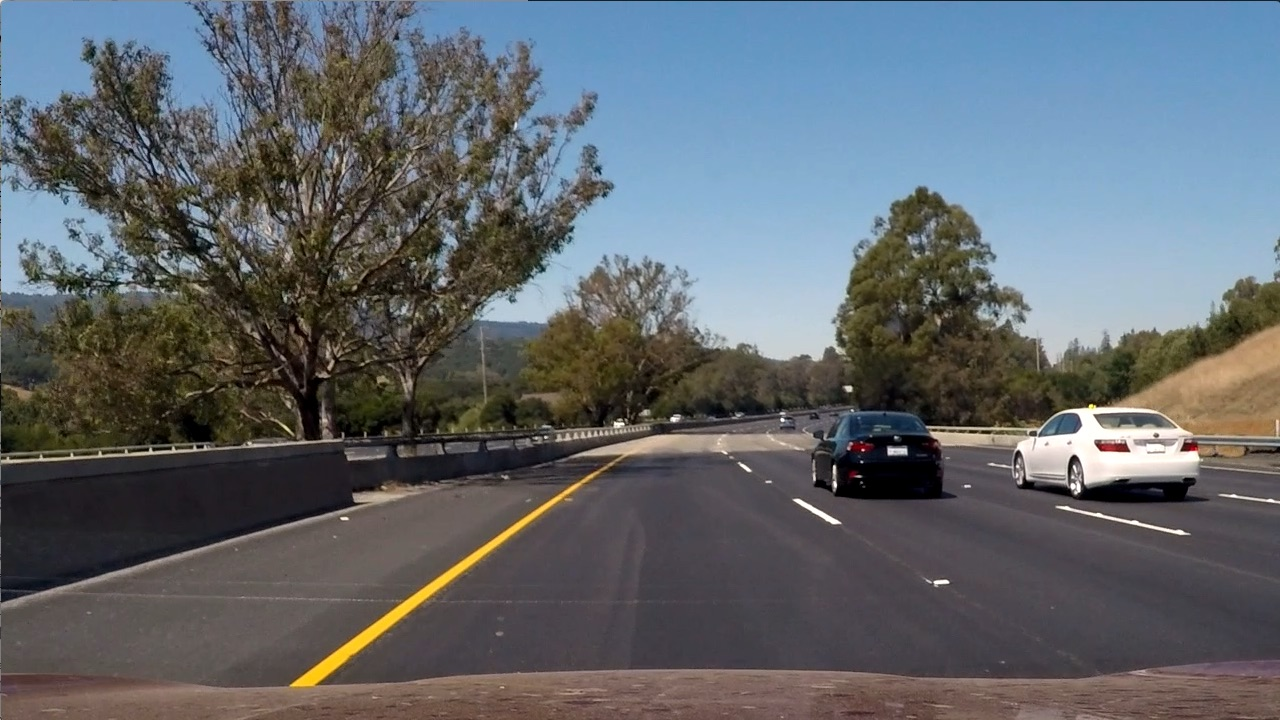
#> input picture project02 advanced lane lines/lecture/test6.jpg, 1280 x 720 px
$ python hls.py
#> lines starting #> are read from the running program, lines starting #| are printed output that depends on the picture; after the words box and inside, x2 and y2 are one past the last pixel; in counts of white or black regions, pixels touching at a corner belong together
import numpy as np
import cv2
import matplotlib.pyplot as plt
import matplotlib.image as mpimg
import pickle
import pdb


# [11 lines of commented-out code are left out]


def show_two_images(image1, image2, title="Two Images", cmap1=None, cmap2='gray'):
    f, (ax1, ax2) = plt.subplots(1, 2, figsize=(24, 9))
    f.suptitle(title, fontsize=16)
    f.tight_layout()
    ax1.imshow(image1, cmap=cmap1)
    ax1.set_title('First Image', fontsize=50)
    ax2.imshow(image2, cmap=cmap2)
    ax2.set_title('Second Image', fontsize=50)
    plt.subplots_adjust(left=0., right=1, top=0.9, bottom=0.)
    plt.show()


# Define a function that thresholds the S-channel of HLS
# Use exclusive lower bound (>) and inclusive upper (<=)
# [21 lines left out: functions hls_select, gray_select, not called in this run]


def rgb_select(img, channel=0, thresh=(0, 255)):
    channel = img[:,:,channel]
    binary_output = np.zeros_like(channel)
    binary_output[(channel > thresh[0]) & (channel <= thresh[1])] = 1

    # 3) Return a binary image of threshold result
    return binary_output


image = mpimg.imread('test6.jpg')  # RGB
#> image is the input picture: shape (720, 1280, 3); mean R, G, B 97, 102.6, 107.9
# [10 lines of commented-out code are left out]

for i in range(1):
    rgb_threshold = (200, 255)
    rgb_binary = rgb_select(image, i, rgb_threshold)
    show_two_images(image[:,:,i],
                    rgb_binary,
                    f"RGB | channel={i}, threshold={rgb_threshold}",
                    cmap1=None)
#> this loop made 1 pass
#> pass 1, in rgb_select, `channel = img[:,:,channel]`:
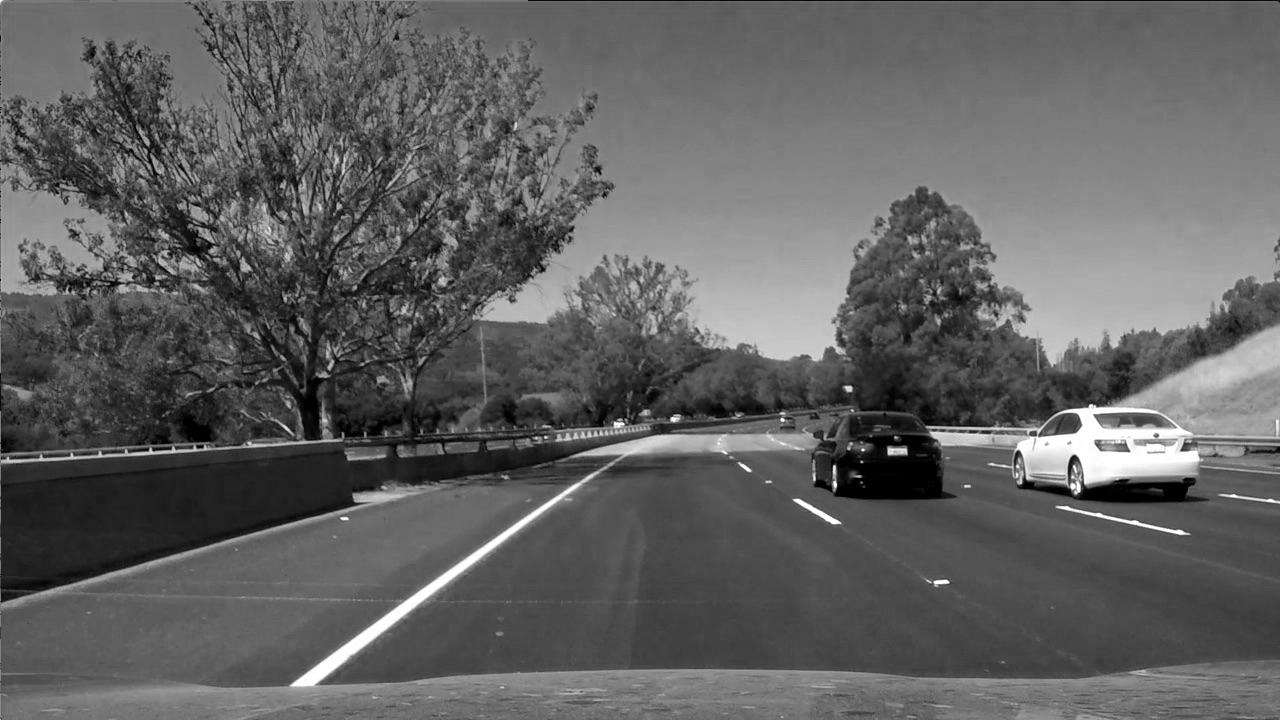
#> channel: shape (720, 1280); min 0, max 255, mean 97
#> pass 1, `rgb_binary = rgb_select(image, i, rgb_threshold)`:
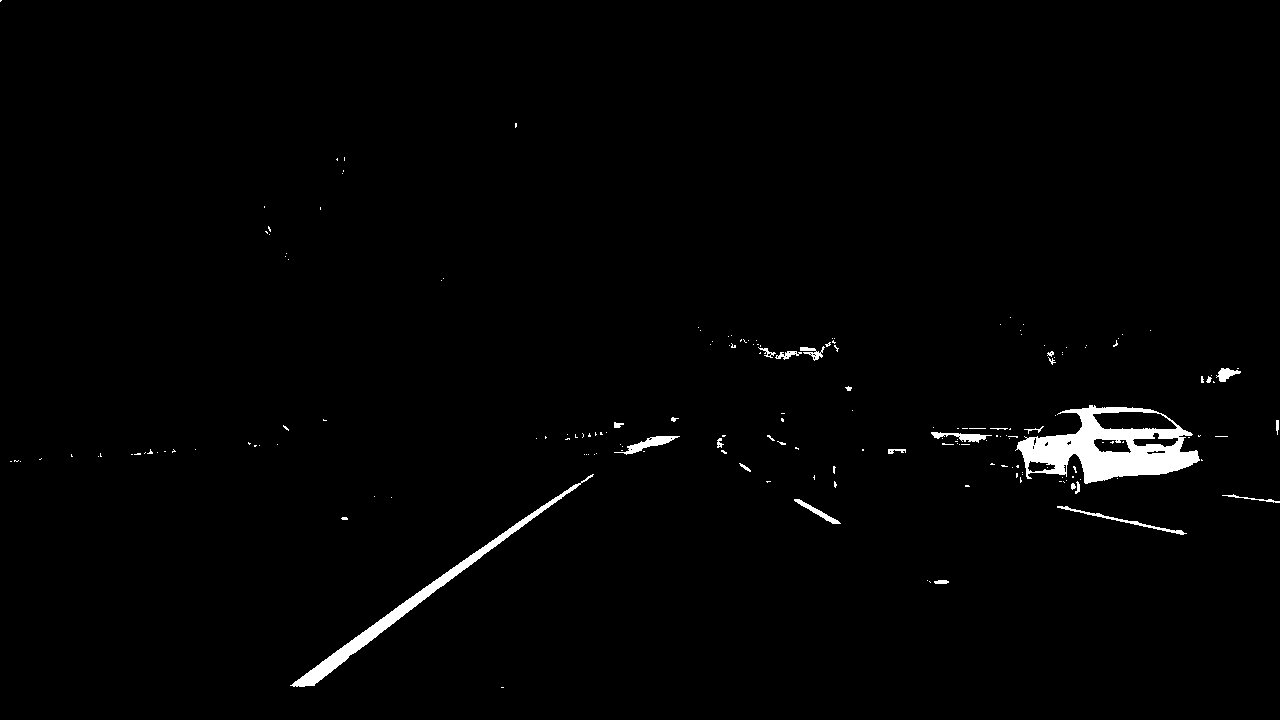
#> rgb_binary: shape (720, 1280); values 0 (black) and 1 (white), 1.4% white; 186 white regions (160 under 20 px), largest, box (x1, y1, x2, y2) and area: (1015, 405, 1200, 484) 6964, (290, 474, 594, 687) 3132, (614, 436, 680, 455) 396
#> pass 1, in show_two_images, `plt.show()`:
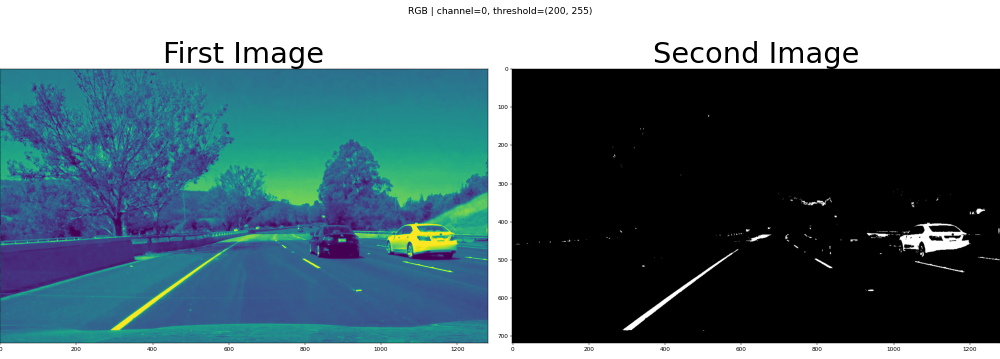
#> figure drawn by matplotlib, 2 panels


print('--------------------')
# pdb.set_trace()
print('done')
print('--------------------')

$ run again, with project02 advanced lane lines/lecture/test1.jpg copied over project02 advanced lane lines/lecture/test6.jpg
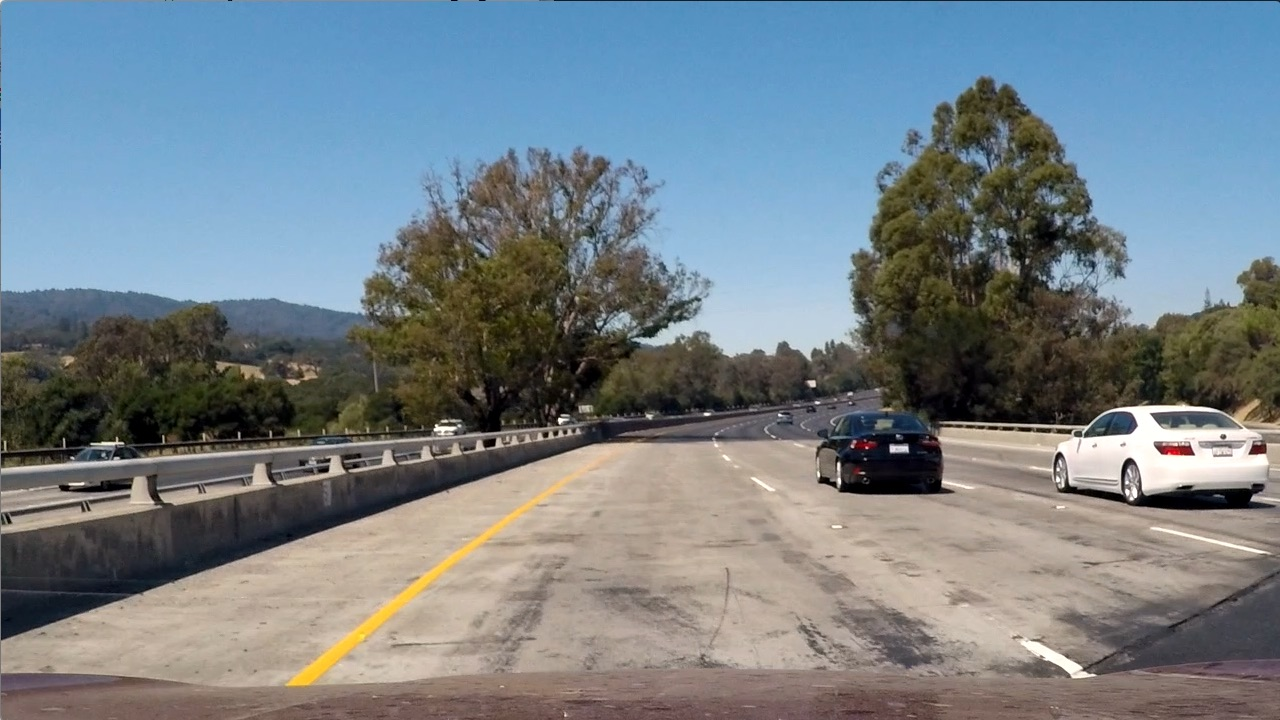
#> input picture project02 advanced lane lines/lecture/test1.jpg, 1280 x 720 px
#> image is the input picture: shape (720, 1280, 3); mean R, G, B 117.5, 128.7, 135.5
#> the loop `for i in range(1):` made 1 pass
#> pass 1, `rgb_binary = rgb_select(image, i, rgb_threshold)`:
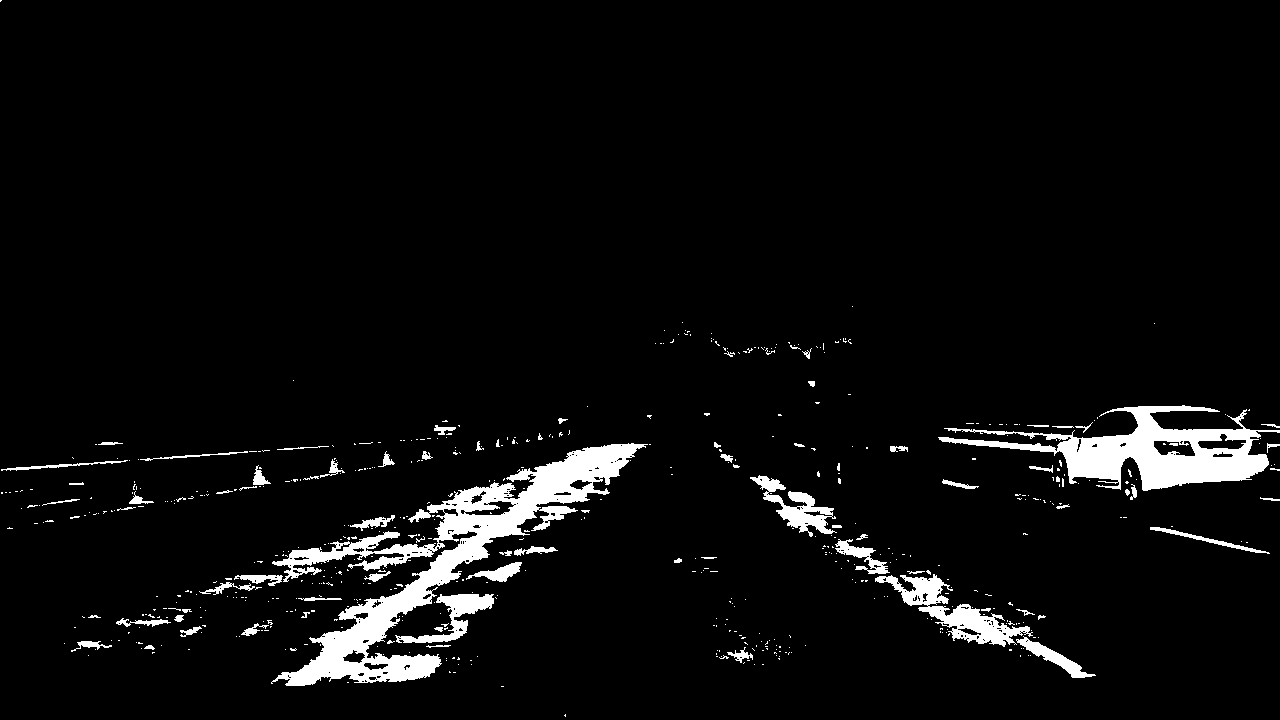
#> rgb_binary: shape (720, 1280); values 0 (black) and 1 (white), 4.9% white; 585 white regions (508 under 20 px), largest, box (x1, y1, x2, y2) and area: (271, 443, 648, 686) 18974, (938, 405, 1280, 491) 10569, (875, 574, 1033, 647) 3217
#> pass 1, in show_two_images, `plt.show()`:
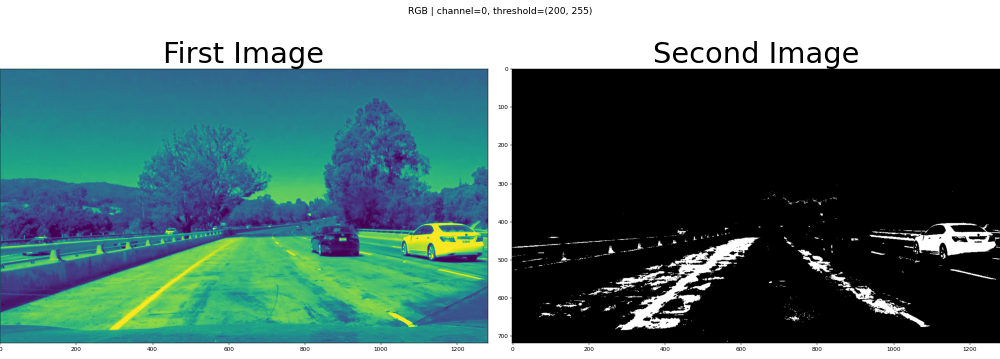
#> figure drawn by matplotlib, 2 panels

$ run again, with project02 advanced lane lines/lecture/test4.jpg copied over project02 advanced lane lines/lecture/test6.jpg
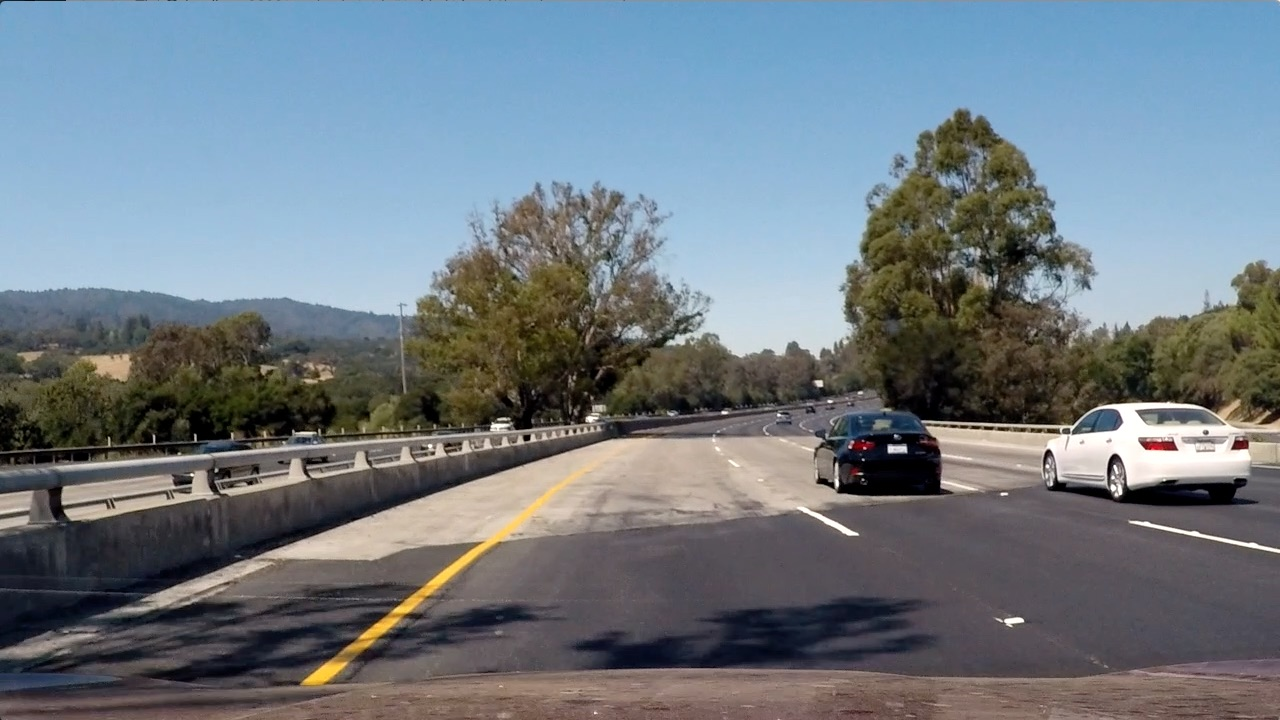
#> input picture project02 advanced lane lines/lecture/test4.jpg, 1280 x 720 px
#> image is the input picture: shape (720, 1280, 3); mean R, G, B 112.2, 122.7, 130.9
#> the loop `for i in range(1):` made 1 pass
#> pass 1, `rgb_binary = rgb_select(image, i, rgb_threshold)`:
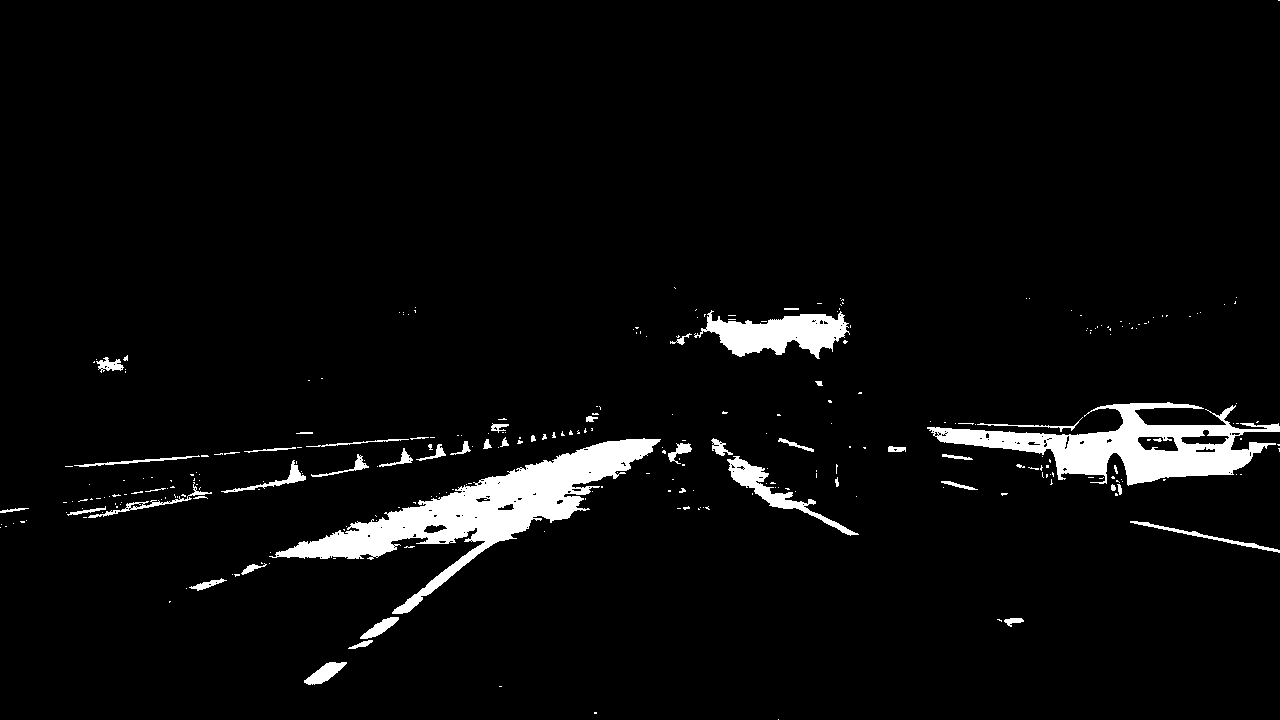
#> rgb_binary: shape (720, 1280); values 0 (black) and 1 (white), 4.3% white; 295 white regions (245 under 20 px), largest, box (x1, y1, x2, y2) and area: (269, 438, 661, 614) 15588, (927, 402, 1280, 486) 11176, (694, 310, 850, 359) 4054
#> pass 1, in show_two_images, `plt.show()`:
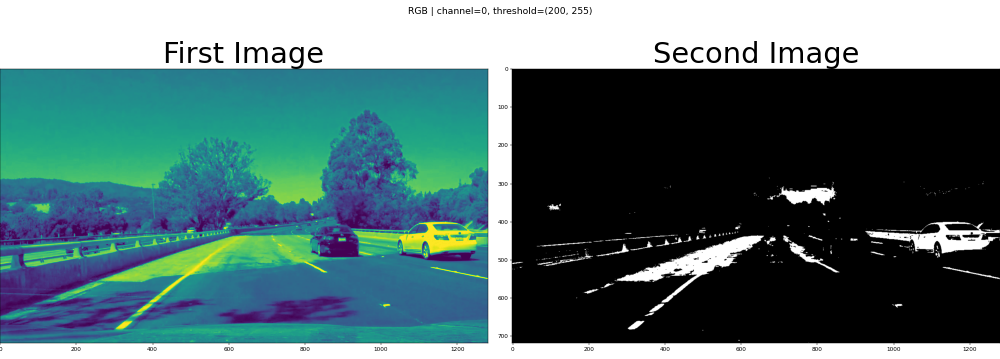
#> figure drawn by matplotlib, 2 panels

$ run again, with project02 advanced lane lines/lecture/bridge_shadow.jpg copied over project02 advanced lane lines/lecture/test6.jpg
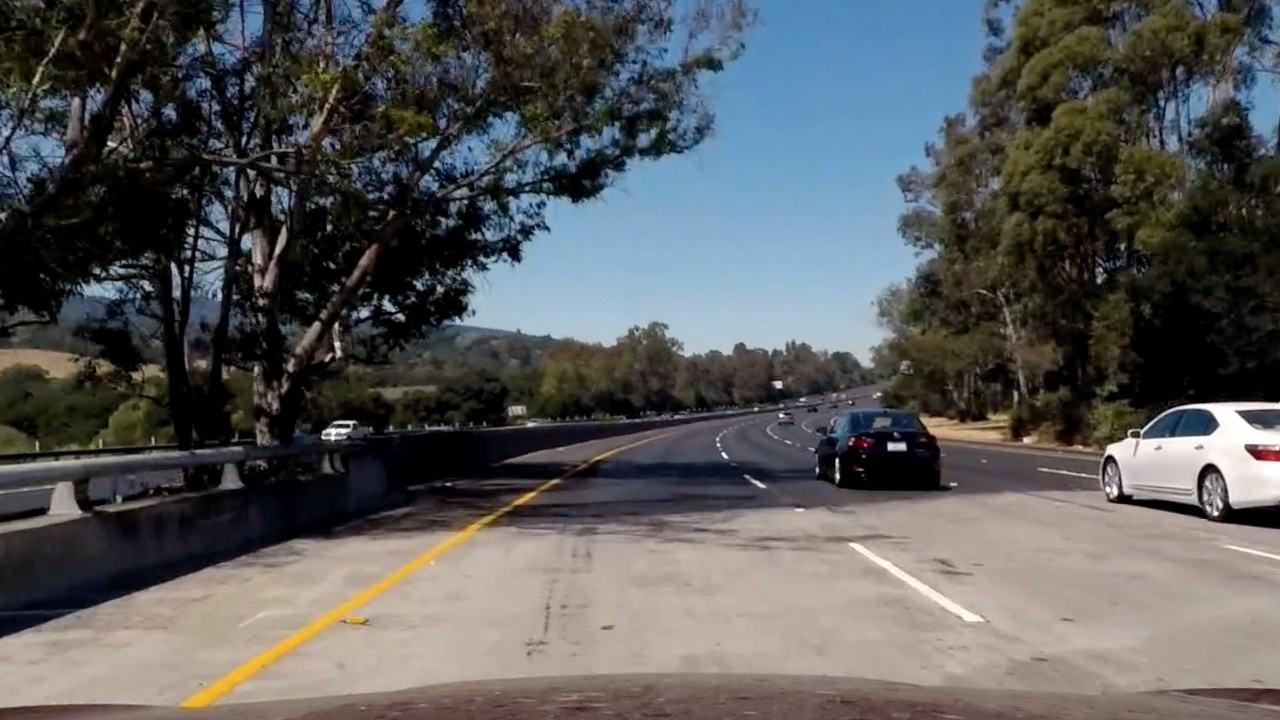
#> input picture project02 advanced lane lines/lecture/bridge_shadow.jpg, 1280 x 720 px
#> image is the input picture: shape (720, 1280, 3); mean R, G, B 89.7, 90.6, 90.8
#> the loop `for i in range(1):` made 1 pass
#> pass 1, `rgb_binary = rgb_select(image, i, rgb_threshold)`:
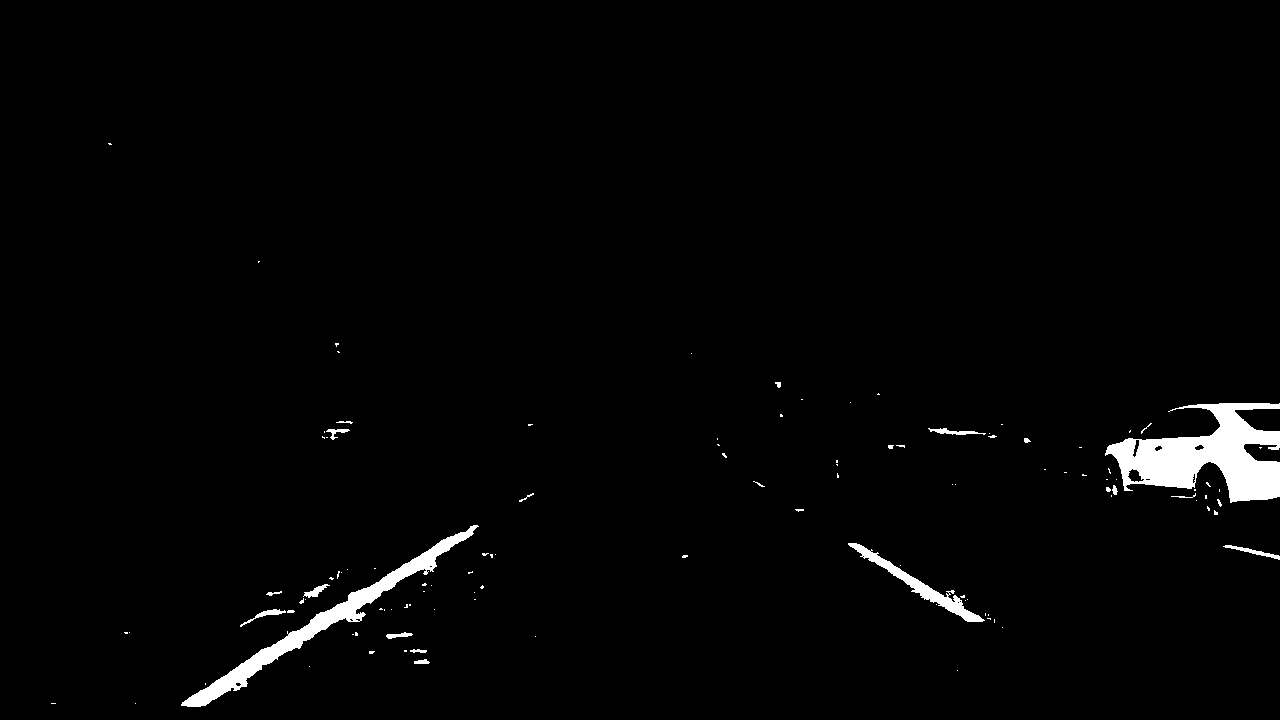
#> rgb_binary: shape (720, 1280); values 0 (black) and 1 (white), 1.9% white; 113 white regions (90 under 20 px), largest, box (x1, y1, x2, y2) and area: (1105, 403, 1280, 503) 8945, (181, 525, 479, 707) 4898, (848, 543, 985, 622) 1509
#> pass 1, in show_two_images, `plt.show()`:
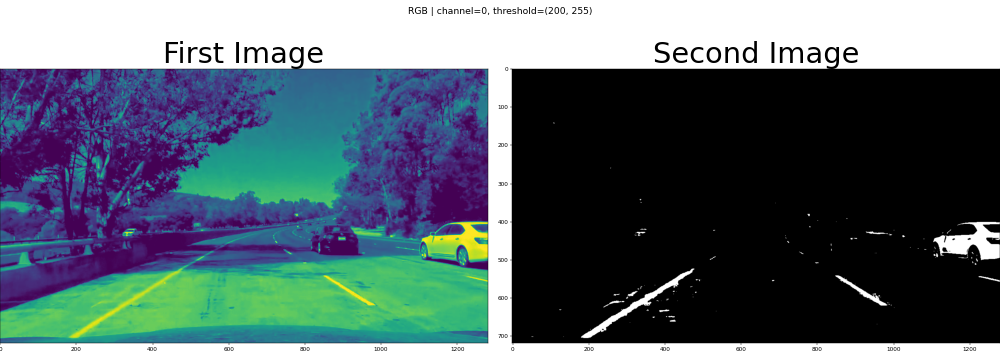
#> figure drawn by matplotlib, 2 panels
